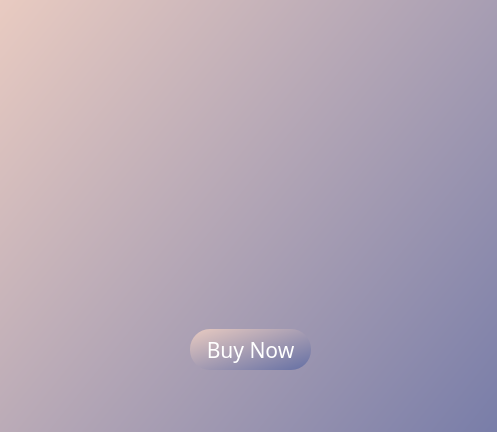
<?xml version="1.0" encoding="UTF-8"?>
<ui version="4.0">
 <class>Dialog</class>
 <widget class="QDialog" name="Dialog">
  <property name="geometry">
   <rect>
    <x>0</x>
    <y>0</y>
    <width>497</width>
    <height>432</height>
   </rect>
  </property>
  <property name="windowTitle">
   <string>Dialog</string>
  </property>
  <widget class="QWidget" name="widget" native="true">
   <property name="geometry">
    <rect>
     <x>0</x>
     <y>-1</y>
     <width>500</width>
     <height>621</height>
    </rect>
   </property>
   <property name="autoFillBackground">
    <bool>false</bool>
   </property>
   <property name="styleSheet">
    <string notr="true">
background-color: qlineargradient(spread:pad, x1:0, y1:0, x2:1, y2:1, stop:0 rgba(233, 203, 193, 255), stop:1 rgba(100, 111, 164, 255));</string>
   </property>
   <widget class="QLabel" name="label">
    <property name="geometry">
     <rect>
      <x>0</x>
      <y>0</y>
      <width>211</width>
      <height>91</height>
     </rect>
    </property>
    <property name="styleSheet">
     <string notr="true">background: transparent</string>
    </property>
    <property name="text">
     <string/>
    </property>
    <property name="pixmap">
     <pixmap>UI Icons/1x/1x/Asset 3.png</pixmap>
    </property>
   </widget>
   <widget class="QLabel" name="label_4">
    <property name="geometry">
     <rect>
      <x>170</x>
      <y>80</y>
      <width>171</width>
      <height>231</height>
     </rect>
    </property>
    <property name="styleSheet">
     <string notr="true">background: transparent</string>
    </property>
    <property name="text">
     <string/>
    </property>
    <property name="pixmap">
     <pixmap>UI Icons/1x/Asset 5.png</pixmap>
    </property>
    <property name="scaledContents">
     <bool>true</bool>
    </property>
   </widget>
   <widget class="QPushButton" name="BuyNow1">
    <property name="geometry">
     <rect>
      <x>190</x>
      <y>330</y>
      <width>121</width>
      <height>41</height>
     </rect>
    </property>
    <property name="font">
     <font>
      <family>Montserrat Bold</family>
      <pointsize>16</pointsize>
      <weight>50</weight>
      <italic>false</italic>
      <bold>false</bold>
      <underline>false</underline>
      <stylestrategy>PreferAntialias</stylestrategy>
     </font>
    </property>
    <property name="cursor">
     <cursorShape>PointingHandCursor</cursorShape>
    </property>
    <property name="styleSheet">
     <string notr="true">QPushButton#BuyNow1{
	border-radius:20px;
	color: rgb(255, 255, 255);
	font: 16pt &quot;Montserrat Bold&quot;;
	background-color: qlineargradient(spread:pad, x1:0, y1:0, x2:1, y2:1, stop:0 			rgba(0, 4, 40, 255), stop:1 rgba(0, 78, 146, 255));}
QPushButton#BuyNow1:hover{
	border-radius:20px;
	color: rgb(255, 255, 255);
	font: 16pt &quot;Montserrat Bold&quot;;
	background-color: qlineargradient(spread:pad, x1:0, y1:0, x2:1, y2:1, stop:0 			rgba(50, 4, 40, 255), stop:1 rgba(70, 78, 146, 255));}
QPushButton#BuyNow1:pressed{
	border-radius:20px;
	color: rgb(255, 255, 255);
	font: 16pt &quot;Montserrat Bold&quot;;
	background-color: qlineargradient(spread:pad, x1:0, y1:0, x2:1, y2:1, stop:0 			rgba9(90, 200, 60, 60), stop:1 rgba(120, 78, 160, 50));}</string>
    </property>
    <property name="text">
     <string>Buy Now</string>
    </property>
   </widget>
  </widget>
 </widget>
 <resources/>
 <connections/>
</ui>
